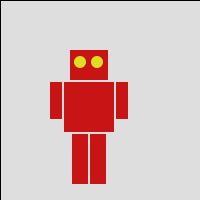
Frame 1 (no input)
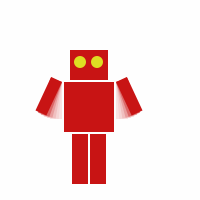
Frame 60 (the mouse pressed at the canvas centre just before this capture)
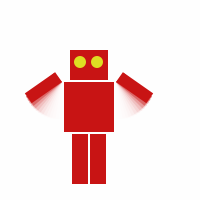
Frame 120 (the mouse held since frame 60 and released just before this capture)

The Processing sketch that drew these frames (run headless with seeded random() and noise(); from frame 60 on, the mouse is pressed at the canvas centre):

// Processing sketch: T36_wavingRobot
// ── T36_wavingRobot.pde
int angle = 0;
int angleIncrement = 5;
int angleLimit = 135;

void setup(){
  size(200,200);
  smooth();
  frameRate(48);
}

void draw(){
  //background(255);
  fill(255,90);
  rect(0,0,width,height);
  pushMatrix();
  translate(50,50);
  drawRobot(angle);
  popMatrix();
  
  angle += angleIncrement;
  if(angle>=angleLimit || angle<0){
    angleIncrement = -angleIncrement;
    angle += angleIncrement;
  }
}

void drawRobot(int angle){
  noStroke();
  fill(200,20,20);
  rect(20,0,38,30);  // head
  rect(14,32,50,50); // body
  drawLeftArm(angle);
  drawRightArm(-angle);
  rect(22,84,16,50); // L leg
  rect(40,84,16,50); // R leg
  fill(222,222,35);
  ellipse(30,12,12,12);  // L eye
  ellipse(47,12,12,12);  // R eye
}

void drawLeftArm(int angle){
  pushMatrix();
  translate(12,32);
  rotate(radians(angle));
  rect(-12,0,12,37);
  popMatrix();
}
void drawRightArm(int angle){
  pushMatrix();
  translate(66,32);
  rotate(radians(angle));
  rect(0,0,12,37);
  popMatrix();
}
